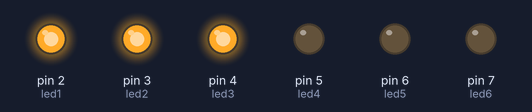
A sketch run on a simulated Arduino Uno, built with avr-gcc and run on an emulated ATmega328P. Parts: output pins drawn as LEDs (lit = HIGH). Random numbers use the default seed unless the sketch sets one.

Above: at 0.1 s.
Timing chart, 0 to 1.6 s (numbered marks = the images above):
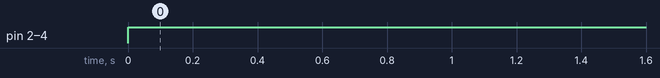

Measured:
- by itself, pin 2 (led1), pin 3 (led2), pin 4 (led3): LOW → HIGH at 0.00 s

The sketch:

Mega_Basic_Dice.ino
```cpp
int led1 = 2;
int led2 = 3;
int led3 = 4;
int led4 = 5;
int led5 = 6;
int led6 = 7;

int number;

void setup() {
  // set all LED pins to OUTPUT
  for (int i = led1; i <= led6; i++) {
    pinMode(i, OUTPUT);
  }

  randomSeed(analogRead(0));

  number = random(1, 7);

}


void loop() {

  digitalWrite(led1, HIGH);

  if (number >= 2) {
    digitalWrite(led2, HIGH);
  }
  if (number >= 3) {
    digitalWrite(led3, HIGH);
  }
  if (number >= 4) {
    digitalWrite(led4, HIGH);
  }
  if (number >= 5) {
    digitalWrite(led5, HIGH);
  }
  if (number == 6) {
    digitalWrite(led6, HIGH);
  }

}
```
